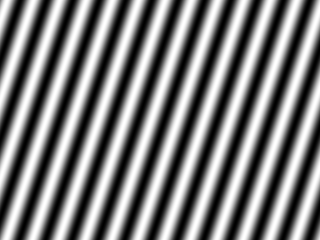
%> input picture caculation_test/figure/loop.tif, 320 x 240 px, given in place of Ondra_sampling.jpg, which was not available
$ octave save_jpg.m   (GNU Octave 9; MATLAB toolbox functions it lacks are replaced by stand-ins)
%> lines starting %> are read from the running program, lines starting %| are printed output that depends on the picture; pictures that were not available may be replaced by others from this repository, and a replacement may not be noted
I=imread('D:\My Documents\MATLAB\visionbook\01Intro\images\Ondra_sampling.jpg');
%> I is the input picture: size 240x320 uint8; min 0, max 255, mean 127.5

map = gray(256);

minI = min(I(:));
%> minI = 0
maxI = max(I(:));
%> maxI = 255

Id = 255*(I - minI)/(maxI - minI);
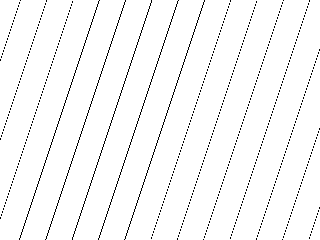
%> Id: size 240x320 uint8; values 0 (black) and 1 (white), 96.9% white; black in thin lines or dots

figure(2);
image(Id);
colormap(map);


for q=0:20:100
    filename=sprintf('quality_%03d.jpg',q);
    imwrite(I, filename,'quality',q);
end

%%
x = 0:0.01:1;
figure
filename = 'testAnimated.gif';

for n = 1:0.5:5
y = x.^n;
plot(x,y)
drawnow
frame = getframe(1);
im = frame2im(frame);
[A,map] = rgb2ind(im,256);
	if n == 1;
		imwrite(A,map,filename,'gif','LoopCount',Inf,'DelayTime',1);
	else
		imwrite(A,map,filename,'gif','WriteMode','append','DelayTime',1);
	end
end
%> this loop made 9 passes
%> pass 1, `im = frame2im(frame);`:
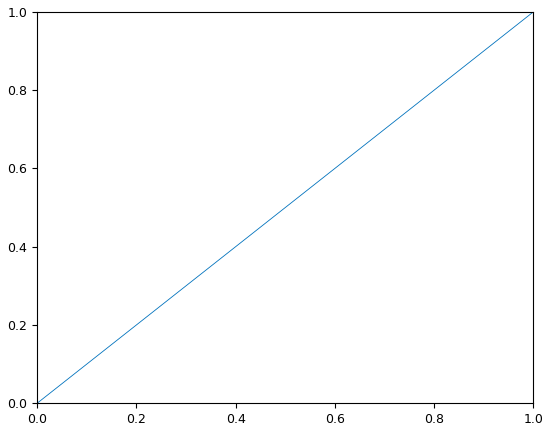
%> im: size 431x550x3 uint8; mean R, G, B 251.6, 251.9, 252.1
%> pass 1, `[A,map] = rgb2ind(im,256);`:
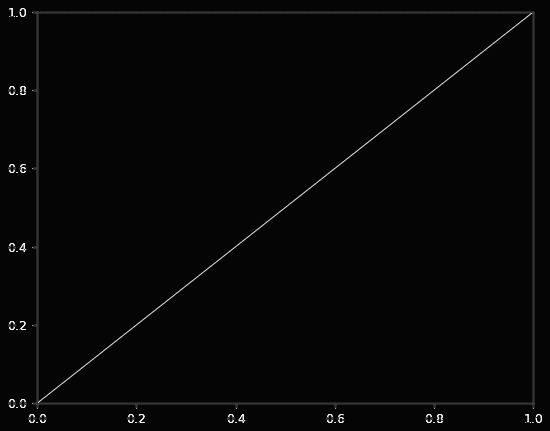
%> A: size 431x550 uint8; min 5, max 254, mean 7.1


% [10 lines of commented-out code are left out]

$ run again, on caculation_test/figure/vect.tif
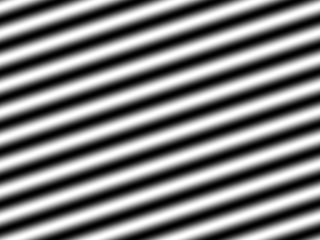
%> input picture caculation_test/figure/vect.tif, 320 x 240 px, given in place of Ondra_sampling.jpg, which was not available
%> I is the input picture: size 240x320 uint8; min 0, max 255, mean 127.5
%> minI = 0
%> maxI = 255
%> `Id = 255*(I - minI)/(maxI - minI);`:
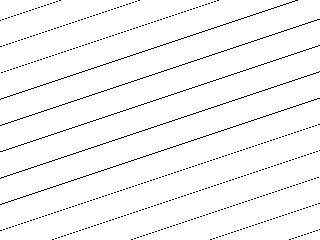
%> Id: size 240x320 uint8; values 0 (black) and 1 (white), 96.8% white; black in thin lines or dots
